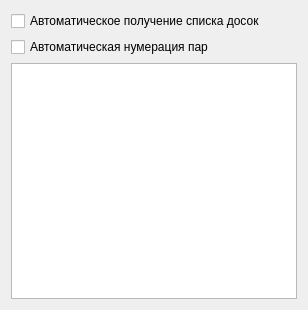
<?xml version="1.0" encoding="UTF-8"?>
<ui version="4.0">
 <class>EditDslamBoardTablePageWidget</class>
 <widget class="QWidget" name="EditDslamBoardListPageWidget">
  <property name="geometry">
   <rect>
    <x>0</x>
    <y>0</y>
    <width>308</width>
    <height>310</height>
   </rect>
  </property>
  <property name="windowTitle">
   <string>Form</string>
  </property>
  <layout class="QVBoxLayout" name="verticalLayout">
   <item>
    <widget class="QCheckBox" name="autoUpdateBoardListCheckBox">
     <property name="text">
      <string>Автоматическое получение списка досок</string>
     </property>
    </widget>
   </item>
   <item>
    <widget class="QCheckBox" name="autoNumeringPairCheckBox">
     <property name="text">
      <string>Автоматическая нумерация пар</string>
     </property>
    </widget>
   </item>
   <item>
    <widget class="QTableView" name="editDslamBoardListTableView">
     <property name="contextMenuPolicy">
      <enum>Qt::CustomContextMenu</enum>
     </property>
     <property name="alternatingRowColors">
      <bool>true</bool>
     </property>
     <property name="selectionMode">
      <enum>QAbstractItemView::SingleSelection</enum>
     </property>
    </widget>
   </item>
  </layout>
  <action name="getBoardListAction">
   <property name="text">
    <string>Запрос досок с дслама</string>
   </property>
   <property name="toolTip">
    <string>Запрос досок с дслама</string>
   </property>
  </action>
  <action name="editBoardAction">
   <property name="icon">
    <iconset>
     <normalon>:/images/edit.png</normalon>
    </iconset>
   </property>
   <property name="text">
    <string>Редактировать</string>
   </property>
   <property name="toolTip">
    <string>Редактировать</string>
   </property>
  </action>
  <action name="removeBoardAction">
   <property name="icon">
    <iconset>
     <normalon>:/images/remove.png</normalon>
    </iconset>
   </property>
   <property name="text">
    <string>Удалить</string>
   </property>
   <property name="toolTip">
    <string>Удалить</string>
   </property>
  </action>
  <action name="renumeringBoardPairsAction">
   <property name="text">
    <string>Пронумеровать пары</string>
   </property>
   <property name="toolTip">
    <string>Пронумеровать пары</string>
   </property>
  </action>
 </widget>
 <resources/>
 <connections/>
</ui>
